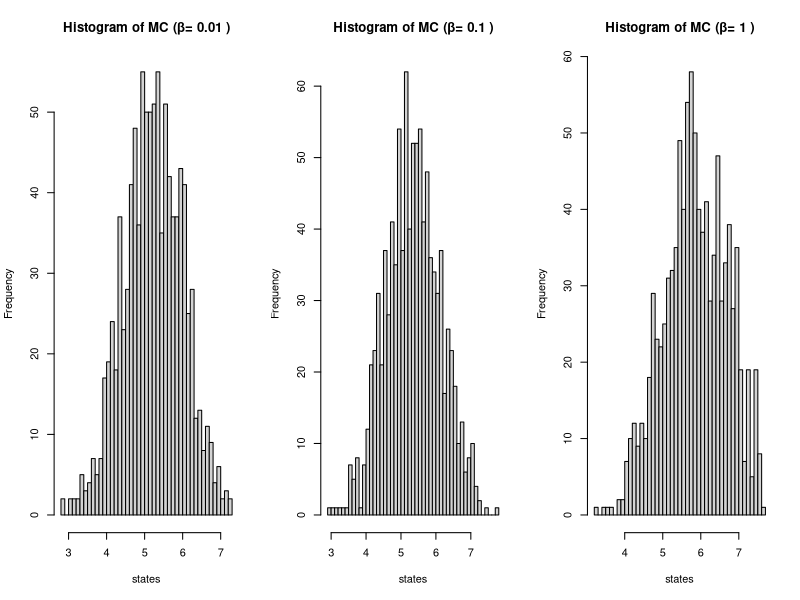

Recreate this plot in R.
set.seed(1)

# ==========
# Question 4 (i)
# ==========
# Inspiration taken from:
# Exercise 3 Seminar 9
# Examples 3 and 4 from lecture 9
# ==========


# ==========
# Step 1: Define the fixed variables and
# Generate the reward matrix (i.e. generate
# the necessary data for the MC)

N = 10000 # number of steps we run the MC for
L = 1000 # last iterations plotted
r = 10 # Number of cities
beta_values = c(0.01,0.1,1) # chosen Betas = 0.01, 0.1, 1

# initialising a matrix of zeros of size r+1 x r+1
v <- matrix(0, nrow = r+1, ncol = r+1)

# v(0, j) for j = 1, ..., 10
for (j in 1:r) {
  # row 1 is city 0, col j+1 is city j
  # generating this separately enables
  # us to ensure that the first column
  # stays empty (i.e. the value of coming
  # back to city 0 is 0)
  v[1, j+1] <- runif(1)
}

# v(i, j) for i = 1, ..., 10 and j ≠ i
for (i in 1:r) {
  for (j in 1:r) {
    if (i != j) {
      v[i+1, j+1] <- runif(1)
    }
  }
}

# We create a function to calculate the total value
V <- function(x,v) {
  # We first add v(0,j) to our total value
  # note: we must add 1 to the value of x given
  # the matrix size is r + 1 (i.e. 11 in our case)
  total <- v[1, x[1]+1]
  
  # we then iterate through the 10 values
  # of the permutation vector and assign 
  # the relevant value of the itinerary i to
  # i+1 to the total from the value matrix
  for (i in 1:(length(x)-1)) {
    total <- total + v[x[i]+1, x[i+1]+1]
  }
  return (total)
}

# Set up plot area for our histograms
par(mfrow = c(1, length(beta_values)))


# ==========
# Step 2: Simulating the N iterations for each
# beta in the beta_values vector and printing 
# histograms

# Loop for beta values:
for (betas in 1:length(beta_values)) {

# we assign the beta value
beta <- beta_values[betas]
  
# We start each iteration with an arbitrary 
# permutation 1,...,10
X_current <- c(1:r)

# we store the value of this first permutation
X <- V(X_current,v)

# we create a vector for each value of each state
X = c(X)

# We now simulate all N iterations of our MC
for (n in 2:N){
  # The first thing we do in our loop is to generate a state from the 
  # proposal chain. Here, we set the proposal chain to be equal to our
  # current itinerary, and we pick two indices i and j uniformly at random
  # from 1,...,r. We check that j is not equal to i (this happens about 10% of
  # cases given we sample uniformly at random), if it's the case we generate
  # more uniforms and accept the draw once j is different from i. Then, we swap
  # values Y[i] and Y[j] in the proposal chain, hence, creating a new 
  # permutation. Since we do not violate any properties of the permutation and
  # we check that j is different from i, then y is always a valid permutation in
  # our set C (of 10! possible permutations) and,thus, a feasible proposal.
  
  Y <- X_current # We start by initialising Y as the current chain
  U1 = runif(1) # generate random uniform
  U2 = runif(1) # generate random uniform
  i = floor(U1*r)+1 # draw uniformly from {1,2,...,r}
  j = floor(U2*r)+1 # draw uniformly from {1,2,...,r}

  # we ensure that j and i are always different
  # by generating random uniforms until j is different from i
  # i.e. we use rejection sampling to ensure that we select two 
  # distinct indices
  while (j == i) {
    U2 = runif(1)
    j = floor(U2*r)+1
  }
  
  # we perform the swap to create a new and valid permutation
  temp <- Y[i]
  Y[i] <- Y[j]
  Y[j] <- temp
  
  # As mentioned, we do not need to check for feasibility of Y as our choice
  # is already a valid permutation in our set of permutations C.
  
  # We now calculate the value of the current itinerary 
  # and the proposed itinerary
  V_current = V(X_current,v)
  V_prop = V(Y,v)
  
  # We calculate the acceptance probability
  # Note: we use min between the exponential and 1 because if the proposal chain
  # has a higher value than the current (i.e. the exponential term is greater
  # than 1), we accept it with probability 1.
  exp_term = exp(beta*(V_prop - V_current))
  prob_accept = min(exp_term,1) 
  
  # We generate the random uniform for the acceptance probability
  U3 = runif(1)
  
  if (U3 < prob_accept){ # we accept
    X_current = Y
  }
  # if we reject Y then X_current stays the same so we do nothing
  
  # We store the value of the current chosen itinerary in our X vector
  # (which we later use to plot the stationary distribution).
  X = c(X,V(X_current, v))
  
} # end of steps

# We incorporate the histogram plotting within the beta loop so as to ensure
# that one histogram is plotted for each value of beta
# Note: we plot only the 1000 last values which is when our MC will have 
# converged to the stationary distribution
hist(X[(N-L+1):N], breaks = 50, xlab="states", ylab="Frequency", 
     main=paste("Histogram of MC (β=",beta,")"))

# We also compute the average of the distribution over the last L=1000 values
print(paste("Average of the last", L, "values with beta", beta, "=", 
            mean(X[(N-L+1):N])))

} # end of loop for betas

# reset the plot area to avoid errors
par(mfrow = c(1, 1))